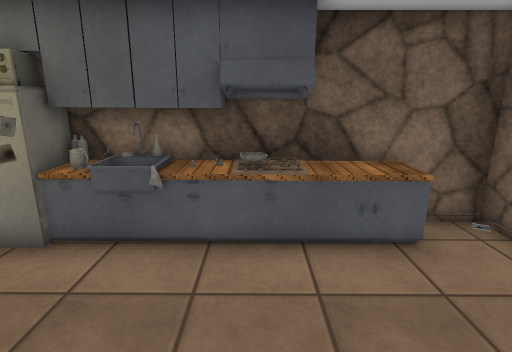
View 1 (above)

12 first-person views from a walk through a 3-D level made in the Unity game engine. The camera is 1.5 m above the floor, tilts 14° down and sees 80° across. Doors are open. The floor is counted in squares, 0.5 m on a side. Each view is taken from the middle of a square. On the plan, view 1 faces up. The plan holds only what a view shows up to about 20 squares ahead; the rest is blank. Some animated figures are left out. Some surface patterns are stand-ins.

View 2
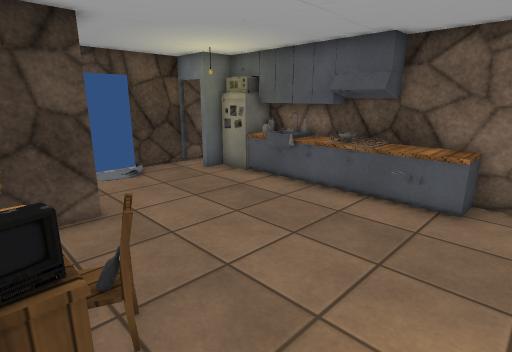

View 3
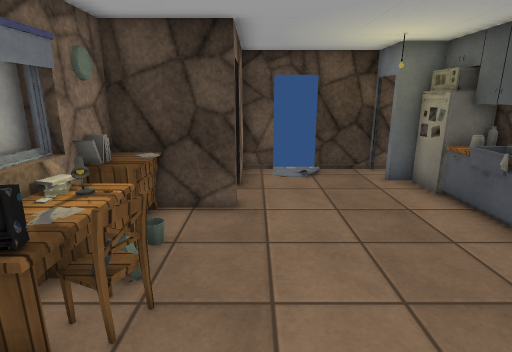

View 4
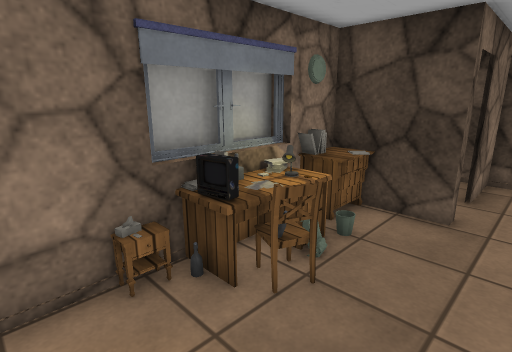

View 5
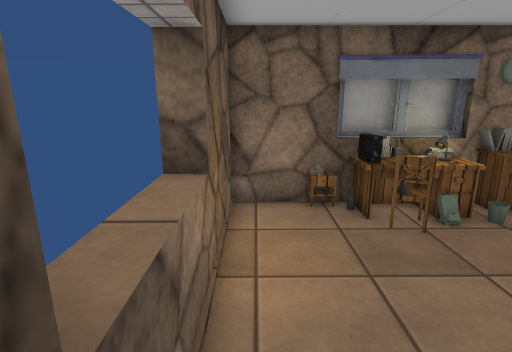

View 6
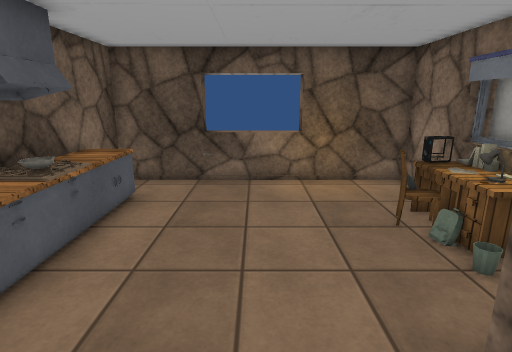

View 7
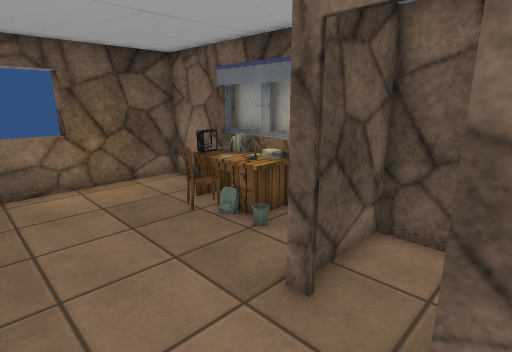

View 8
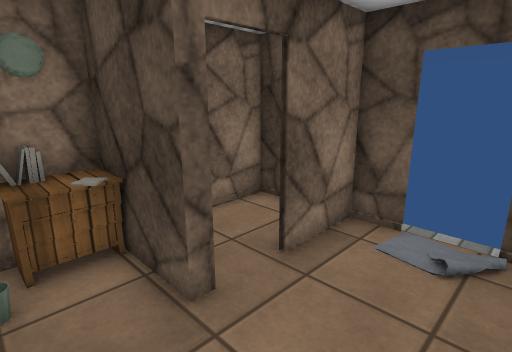

View 9
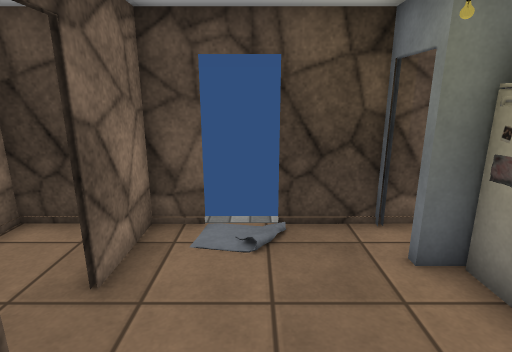

View 10
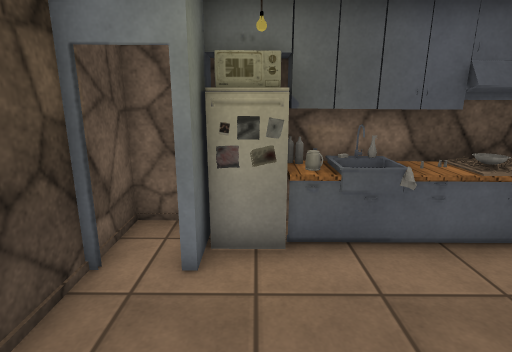

View 11
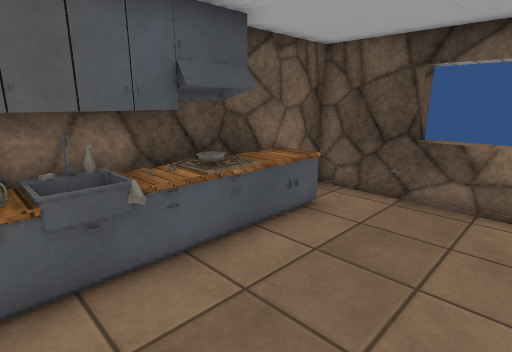

View 12
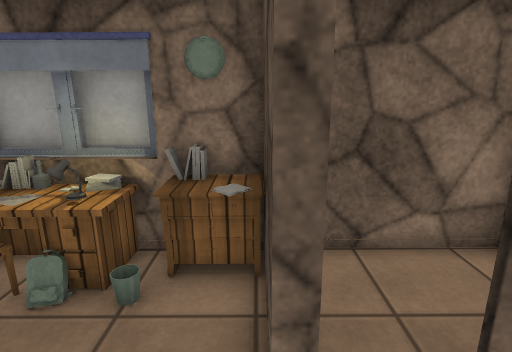

### Floor plan
Points are (right, up) in squares from view 1. A wall is a line through its corners. A room is listed if a view was taken in it or the views show most of it. See-through windows are left out.
Room 1 (views 1, 2, 3, 4, 5, 6, 7, 8, 9, 10, 11, 12)
walls: (1.2, 6.2) (-0.7, 6.2); (-3.8, -0.6) (-3.1, -0.6) (-3.1, -3.9); (1.2, 7.4) (1.2, 6.2) (0.9, 7.3); (5.6, 0.3) (6.5, 0.3); (1.6, -3.8) (5.8, -3.8) (5.8, 7.3) (3.5, 7.3); (-1.1, -4.1) (2.6, -4.1); (-1.1, -4.5) (2.6, -4.5); (6.5, 4) (5.8, 4); (-4.1, -3.8) (1.3, -3.8); (-8, 0.9) (-8, -0.6) (-5.3, -0.6); (-6.9, 7.3) (-8, 7.3) (-8, 2.5)
low walls: (-1.4, 5.9) (-3.6, 5.9); (1.6, 5.9) (-0.6, 5.9); (-2, 6) (-2.7, 5.8); (1.3, -3.4) (2.1, -3.4); (3.5, 7.3) (3.5, 5.9)
ways out: opening at (-5, -1); open door at (-8, 1.5); open door at (-7.5, 5)
objects: other object (-6, 5); other object (-6, 6) to (-5, 7); other object (-6, 7); other object (-4, 6); other object (-4, 7); other object (-3, -3) to (-2, -3); other object (-3, 7) to (-2, 7); other object (-1, -3); other object (-1, -2); other object (-1, 6) to (-1, 7); other object (1, -2); other object (2, -3); other object (2, -2); other object (2, 6) to (3, 7); other object (3, 3)

Positions as (right, up) in squares from view 1, and headings:
1: (0, 0), facing up
2: (5, -3), facing up-left
3: (5, 0), facing left
4: (5, 1), facing down-left
5: (5, 5), facing down
6: (-6, 2), facing right
7: (-6, 3), facing down-right
8: (-1, 3), facing down-left
9: (-1, 2), facing left
10: (-5, 0), facing up
11: (-4, 1), facing up-right
12: (-3, 2), facing down
